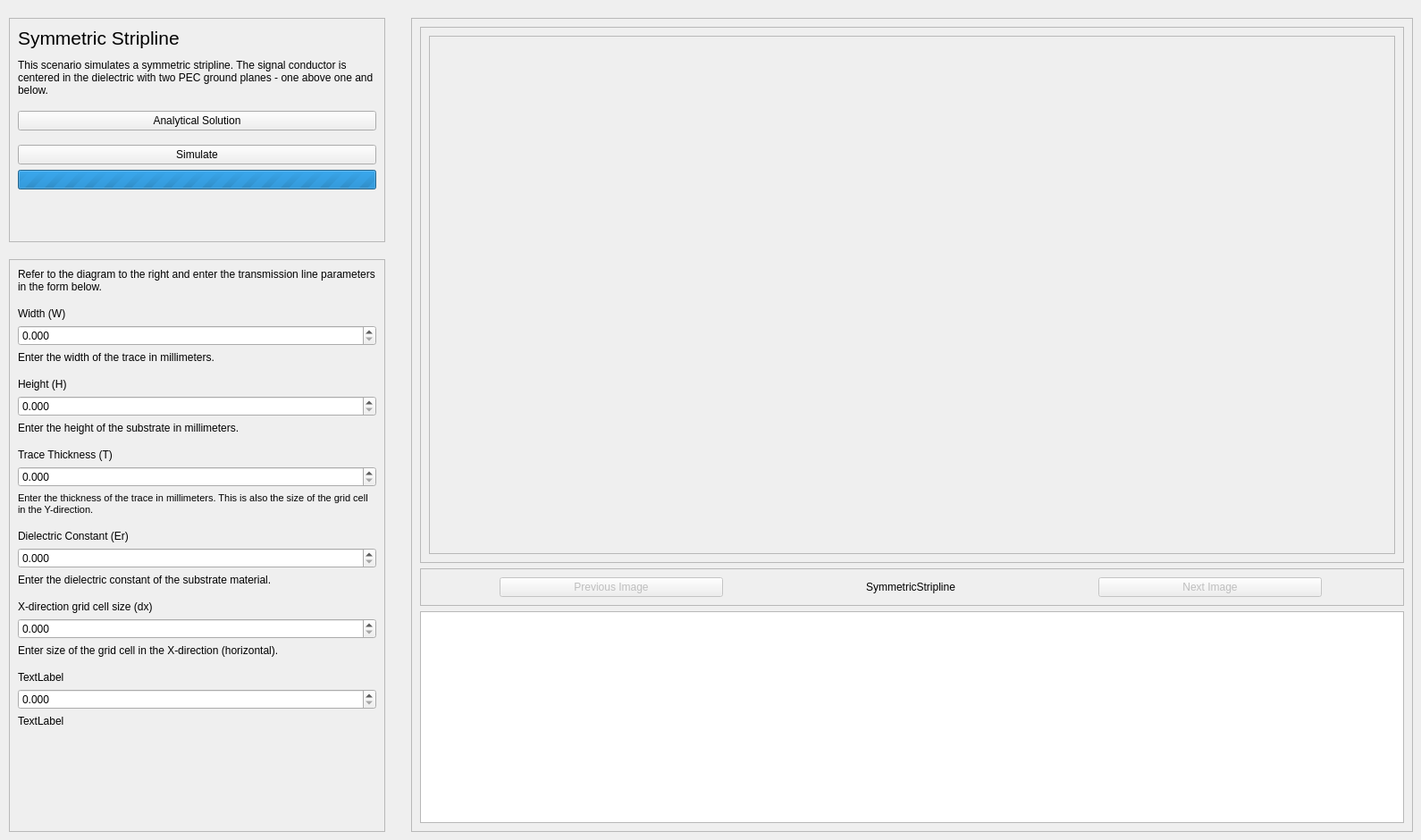
       <widget class="QWidget" name="FDA_Sim">
        <widget class="QFrame" name="frame_20">
         <property name="geometry">
          <rect>
           <x>10</x>
           <y>20</y>
           <width>421</width>
           <height>251</height>
          </rect>
         </property>
         <property name="frameShape">
          <enum>QFrame::StyledPanel</enum>
         </property>
         <property name="frameShadow">
          <enum>QFrame::Raised</enum>
         </property>
         <layout class="QVBoxLayout" name="verticalLayout_3">
          <item>
           <widget class="QLabel" name="label_fda_title">
            <property name="maximumSize">
             <size>
              <width>16777215</width>
              <height>35</height>
             </size>
            </property>
            <property name="font">
             <font>
              <pointsize>16</pointsize>
             </font>
            </property>
            <property name="text">
             <string>Symmetric Stripline</string>
            </property>
            <property name="wordWrap">
             <bool>true</bool>
            </property>
            <property name="margin">
             <number>0</number>
            </property>
           </widget>
          </item>
          <item>
           <spacer name="verticalSpacer_9">
            <property name="orientation">
             <enum>Qt::Vertical</enum>
            </property>
            <property name="sizeType">
             <enum>QSizePolicy::Maximum</enum>
            </property>
            <property name="sizeHint" stdset="0">
             <size>
              <width>20</width>
              <height>5</height>
             </size>
            </property>
           </spacer>
          </item>
          <item>
           <widget class="QLabel" name="label_fda_desc">
            <property name="text">
             <string>This scenario simulates a symmetric stripline. The signal conductor is centered in the dielectric with two PEC ground planes - one above one and below. </string>
            </property>
            <property name="wordWrap">
             <bool>true</bool>
            </property>
           </widget>
          </item>
          <item>
           <spacer name="verticalSpacer_11">
            <property name="orientation">
             <enum>Qt::Vertical</enum>
            </property>
            <property name="sizeType">
             <enum>QSizePolicy::Maximum</enum>
            </property>
            <property name="sizeHint" stdset="0">
             <size>
              <width>20</width>
              <height>10</height>
             </size>
            </property>
           </spacer>
          </item>
          <item>
           <widget class="QPushButton" name="pushButton_analytical">
            <property name="text">
             <string>Analytical Solution</string>
            </property>
            <property name="checkable">
             <bool>true</bool>
            </property>
           </widget>
          </item>
          <item>
           <spacer name="verticalSpacer_12">
            <property name="orientation">
             <enum>Qt::Vertical</enum>
            </property>
            <property name="sizeType">
             <enum>QSizePolicy::Maximum</enum>
            </property>
            <property name="sizeHint" stdset="0">
             <size>
              <width>20</width>
              <height>10</height>
             </size>
            </property>
           </spacer>
          </item>
          <item>
           <widget class="QPushButton" name="pushButton_simulate">
            <property name="text">
             <string>Simulate</string>
            </property>
            <property name="checkable">
             <bool>true</bool>
            </property>
           </widget>
          </item>
          <item>
           <widget class="QProgressBar" name="progressBar_FDA_sim">
            <property name="enabled">
             <bool>true</bool>
            </property>
            <property name="maximum">
             <number>0</number>
            </property>
            <property name="value">
             <number>-1</number>
            </property>
           </widget>
          </item>
          <item>
           <spacer name="verticalSpacer_10">
            <property name="orientation">
             <enum>Qt::Vertical</enum>
            </property>
            <property name="sizeType">
             <enum>QSizePolicy::Expanding</enum>
            </property>
            <property name="sizeHint" stdset="0">
             <size>
              <width>20</width>
              <height>10</height>
             </size>
            </property>
           </spacer>
          </item>
         </layout>
        </widget>
        <widget class="QFrame" name="frame_21">
         <property name="geometry">
          <rect>
           <x>10</x>
           <y>290</y>
           <width>421</width>
           <height>641</height>
          </rect>
         </property>
         <property name="frameShape">
          <enum>QFrame::StyledPanel</enum>
         </property>
         <property name="frameShadow">
          <enum>QFrame::Raised</enum>
         </property>
         <layout class="QVBoxLayout" name="verticalLayout_2">
          <item>
           <widget class="QLabel" name="label_29">
            <property name="text">
             <string>Refer to the diagram to the right and enter the transmission line parameters in the form below.</string>
            </property>
            <property name="wordWrap">
             <bool>true</bool>
            </property>
           </widget>
          </item>
          <item>
           <spacer name="verticalSpacer_2">
            <property name="orientation">
             <enum>Qt::Vertical</enum>
            </property>
            <property name="sizeType">
             <enum>QSizePolicy::Maximum</enum>
            </property>
            <property name="sizeHint" stdset="0">
             <size>
              <width>20</width>
              <height>10</height>
             </size>
            </property>
           </spacer>
          </item>
          <item>
           <widget class="QLabel" name="label_fdaform1_title">
            <property name="text">
             <string>Width (W)</string>
            </property>
           </widget>
          </item>
          <item>
           <widget class="QDoubleSpinBox" name="doubleSpinBox_fdaform1_input">
            <property name="decimals">
             <number>3</number>
            </property>
           </widget>
          </item>
          <item>
           <widget class="QLabel" name="label_fdaform1_desc">
            <property name="font">
             <font>
              <pointsize>9</pointsize>
             </font>
            </property>
            <property name="text">
             <string>Enter the width of the trace in millimeters.</string>
            </property>
            <property name="wordWrap">
             <bool>true</bool>
            </property>
           </widget>
          </item>
          <item>
           <spacer name="verticalSpacer_4">
            <property name="orientation">
             <enum>Qt::Vertical</enum>
            </property>
            <property name="sizeType">
             <enum>QSizePolicy::Maximum</enum>
            </property>
            <property name="sizeHint" stdset="0">
             <size>
              <width>20</width>
              <height>10</height>
             </size>
            </property>
           </spacer>
          </item>
          <item>
           <widget class="QLabel" name="label_fdaform2_title">
            <property name="text">
             <string>Height (H)</string>
            </property>
           </widget>
          </item>
          <item>
           <widget class="QDoubleSpinBox" name="doubleSpinBox_fdaform2_input">
            <property name="decimals">
             <number>3</number>
            </property>
           </widget>
          </item>
          <item>
           <widget class="QLabel" name="label_fdaform2_desc">
            <property name="font">
             <font>
              <pointsize>9</pointsize>
             </font>
            </property>
            <property name="text">
             <string>Enter the height of the substrate in millimeters.</string>
            </property>
            <property name="wordWrap">
             <bool>true</bool>
            </property>
           </widget>
          </item>
          <item>
           <spacer name="verticalSpacer_5">
            <property name="orientation">
             <enum>Qt::Vertical</enum>
            </property>
            <property name="sizeType">
             <enum>QSizePolicy::Maximum</enum>
            </property>
            <property name="sizeHint" stdset="0">
             <size>
              <width>20</width>
              <height>10</height>
             </size>
            </property>
           </spacer>
          </item>
          <item>
           <widget class="QLabel" name="label_fdaform3_title">
            <property name="text">
             <string>Trace Thickness (T)</string>
            </property>
           </widget>
          </item>
          <item>
           <widget class="QDoubleSpinBox" name="doubleSpinBox_fdaform3_input">
            <property name="decimals">
             <number>3</number>
            </property>
           </widget>
          </item>
          <item>
           <widget class="QLabel" name="label_fdaform3_desc">
            <property name="font">
             <font>
              <pointsize>8</pointsize>
             </font>
            </property>
            <property name="text">
             <string>Enter the thickness of the trace in millimeters. This is also the size of the grid cell in the Y-direction.</string>
            </property>
            <property name="wordWrap">
             <bool>true</bool>
            </property>
           </widget>
          </item>
          <item>
           <spacer name="verticalSpacer_6">
            <property name="orientation">
             <enum>Qt::Vertical</enum>
            </property>
            <property name="sizeType">
             <enum>QSizePolicy::Maximum</enum>
            </property>
            <property name="sizeHint" stdset="0">
             <size>
              <width>20</width>
              <height>10</height>
             </size>
            </property>
           </spacer>
          </item>
          <item>
           <widget class="QLabel" name="label_fdaform4_title">
            <property name="text">
             <string>Dielectric Constant (Er)</string>
            </property>
           </widget>
          </item>
          <item>
           <widget class="QDoubleSpinBox" name="doubleSpinBox_fdaform4_input">
            <property name="decimals">
             <number>3</number>
            </property>
           </widget>
          </item>
          <item>
           <widget class="QLabel" name="label_fdaform4_desc">
            <property name="font">
             <font>
              <pointsize>9</pointsize>
             </font>
            </property>
            <property name="text">
             <string>Enter the dielectric constant of the substrate material.</string>
            </property>
            <property name="wordWrap">
             <bool>true</bool>
            </property>
           </widget>
          </item>
          <item>
           <spacer name="verticalSpacer_7">
            <property name="orientation">
             <enum>Qt::Vertical</enum>
            </property>
            <property name="sizeType">
             <enum>QSizePolicy::Maximum</enum>
            </property>
            <property name="sizeHint" stdset="0">
             <size>
              <width>20</width>
              <height>10</height>
             </size>
            </property>
           </spacer>
          </item>
          <item>
           <widget class="QLabel" name="label_fdaform5_title">
            <property name="text">
             <string>X-direction grid cell size (dx)</string>
            </property>
           </widget>
          </item>
          <item>
           <widget class="QDoubleSpinBox" name="doubleSpinBox_fdaform5_input">
            <property name="decimals">
             <number>3</number>
            </property>
           </widget>
          </item>
          <item>
           <widget class="QLabel" name="label_fdaform5_desc">
            <property name="font">
             <font>
              <pointsize>9</pointsize>
             </font>
            </property>
            <property name="text">
             <string>Enter size of the grid cell in the X-direction (horizontal).</string>
            </property>
            <property name="wordWrap">
             <bool>true</bool>
            </property>
           </widget>
          </item>
          <item>
           <spacer name="verticalSpacer_8">
            <property name="orientation">
             <enum>Qt::Vertical</enum>
            </property>
            <property name="sizeType">
             <enum>QSizePolicy::Maximum</enum>
            </property>
            <property name="sizeHint" stdset="0">
             <size>
              <width>20</width>
              <height>10</height>
             </size>
            </property>
           </spacer>
          </item>
          <item>
           <widget class="QLabel" name="label_fdaform6_title">
            <property name="text">
             <string>TextLabel</string>
            </property>
           </widget>
          </item>
          <item>
           <widget class="QDoubleSpinBox" name="doubleSpinBox_fdaform6_input">
            <property name="decimals">
             <number>3</number>
            </property>
           </widget>
          </item>
          <item>
           <widget class="QLabel" name="label_fdaform6_desc">
            <property name="font">
             <font>
              <pointsize>9</pointsize>
             </font>
            </property>
            <property name="text">
             <string>TextLabel</string>
            </property>
            <property name="wordWrap">
             <bool>true</bool>
            </property>
           </widget>
          </item>
          <item>
           <spacer name="verticalSpacer_3">
            <property name="orientation">
             <enum>Qt::Vertical</enum>
            </property>
            <property name="sizeHint" stdset="0">
             <size>
              <width>20</width>
              <height>40</height>
             </size>
            </property>
           </spacer>
          </item>
         </layout>
        </widget>
        <widget class="QFrame" name="frame_19">
         <property name="geometry">
          <rect>
           <x>460</x>
           <y>20</y>
           <width>1121</width>
           <height>911</height>
          </rect>
         </property>
         <property name="frameShape">
          <enum>QFrame::StyledPanel</enum>
         </property>
         <property name="frameShadow">
          <enum>QFrame::Raised</enum>
         </property>
         <layout class="QVBoxLayout" name="verticalLayout_4">
          <item>
           <widget class="QFrame" name="frame_3">
            <property name="minimumSize">
             <size>
              <width>0</width>
              <height>600</height>
             </size>
            </property>
            <property name="frameShape">
             <enum>QFrame::StyledPanel</enum>
            </property>
            <property name="frameShadow">
             <enum>QFrame::Raised</enum>
            </property>
            <layout class="QVBoxLayout" name="verticalLayout">
             <item>
              <widget class="QScrollArea" name="scrollArea">
               <property name="widgetResizable">
                <bool>true</bool>
               </property>
               <widget class="QWidget" name="scrollAreaWidgetContents">
                <property name="geometry">
                 <rect>
                  <x>0</x>
                  <y>0</y>
                  <width>1079</width>
                  <height>578</height>
                 </rect>
                </property>
                <layout class="QVBoxLayout" name="verticalLayout_5">
                 <item>
                  <widget class="QLabel" name="label_fda_diagram">
                   <property name="sizePolicy">
                    <sizepolicy hsizetype="Expanding" vsizetype="Expanding">
                     <horstretch>0</horstretch>
                     <verstretch>0</verstretch>
                    </sizepolicy>
                   </property>
                   <property name="maximumSize">
                    <size>
                     <width>16777215</width>
                     <height>1677215</height>
                    </size>
                   </property>
                   <property name="text">
                    <string/>
                   </property>
                   <property name="pixmap">
                    <pixmap resource="images.qrc">:/fda/img/fda/diagrams/SymmetricStripline.png</pixmap>
                   </property>
                   <property name="scaledContents">
                    <bool>false</bool>
                   </property>
                  </widget>
                 </item>
                </layout>
               </widget>
              </widget>
             </item>
            </layout>
           </widget>
          </item>
          <item>
           <widget class="QFrame" name="frame_2">
            <property name="frameShape">
             <enum>QFrame::StyledPanel</enum>
            </property>
            <property name="frameShadow">
             <enum>QFrame::Raised</enum>
            </property>
            <layout class="QHBoxLayout" name="horizontalLayout_3">
             <item>
              <widget class="QPushButton" name="fda_prev_image">
               <property name="enabled">
                <bool>false</bool>
               </property>
               <property name="maximumSize">
                <size>
                 <width>250</width>
                 <height>16777215</height>
                </size>
               </property>
               <property name="text">
                <string>Previous Image</string>
               </property>
               <property name="icon">
                <iconset theme="go-previous">
                 <normaloff>.</normaloff>.</iconset>
               </property>
              </widget>
             </item>
             <item>
              <widget class="QLabel" name="qlabel_fda_image">
               <property name="maximumSize">
                <size>
                 <width>250</width>
                 <height>16777215</height>
                </size>
               </property>
               <property name="text">
                <string>SymmetricStripline</string>
               </property>
               <property name="alignment">
                <set>Qt::AlignCenter</set>
               </property>
              </widget>
             </item>
             <item>
              <widget class="QPushButton" name="fda_next_image">
               <property name="enabled">
                <bool>false</bool>
               </property>
               <property name="maximumSize">
                <size>
                 <width>250</width>
                 <height>16777215</height>
                </size>
               </property>
               <property name="text">
                <string>Next Image</string>
               </property>
               <property name="icon">
                <iconset theme="go-next">
                 <normaloff>.</normaloff>.</iconset>
               </property>
              </widget>
             </item>
            </layout>
           </widget>
          </item>
          <item>
           <widget class="QTableView" name="tableView"/>
          </item>
         </layout>
        </widget>
       </widget>
